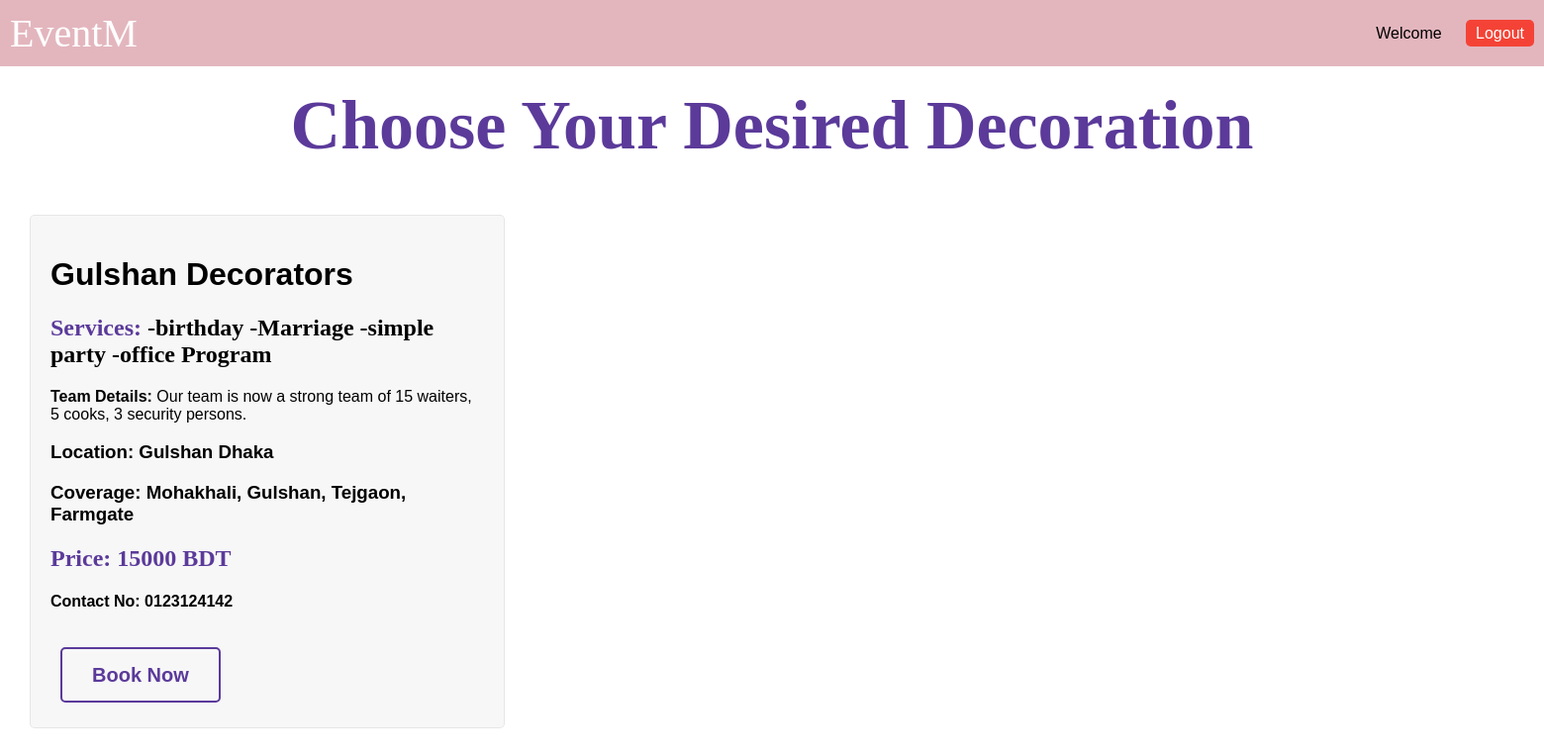
/decorationBook.php, run on the app's committed database.
### tables this page shows
CREATE TABLE `decorator` (
  `id` int(9) NOT NULL,
  `owner` varchar(200) NOT NULL,
  `name` varchar(200) NOT NULL,
  `services` text NOT NULL,
  `team_details` text NOT NULL,
  `location` text NOT NULL,
  `coverage` text NOT NULL,
  `contact` varchar(12) NOT NULL,
  `price` varchar(12) NOT NULL
);

### decorationBook.php (the view, shortened to what this page needs)
<?php
include("load_data.php"); ?>
<!DOCTYPE html>
<html lang="en">
<head>
</head>
<body>
<?php include("topbar.php");
    ?>
    </div>
    <h2 align = center> <div class ="motto" > Choose Your Desired Decoration </div> </h2>
    <div class="dashboard">
        <div class="info-container">
            <?php
            $query = "SELECT * FROM `decorator`";
            $result = mysqli_query($connect, $query);
            if ($result) {
                while ($row = mysqli_fetch_assoc($result)) {
                    echo '<div class="info-panel">';
                    echo '<h1>' . $row['name'] . '</h1>';
                    echo '<h2>Services: <font color = "black"> ' . $row['services'] . '</font></h2>';
                    echo '<b>Team Details:</b> ' . $row['team_details'] . '<br>';
                    echo '<h3>Location: ' . $row['location'] . '</h3>';
                    echo '<h3>Coverage: ' . $row['coverage'] . '</h3>';
                    echo '<h2>Price: ' . $row['price'] . ' BDT </h2>';
                    echo '<h4>Contact No: ' . $row['contact'] . '<br>';
                    echo '<br><br><br><a href="decorationBook.php" class="btn btn-login button2">Book Now</a>';
                    echo '</div>';
                }
            } else {
                echo "Error executing query: " . mysqli_error($connect);
            }
            ?>
        </div>
    </div>
</body>
</html>

### decorationBook.php (style rules this page uses)
body { font-family: Arial, sans-serif; margin: 0; padding: 0; }
.dashboard { display: flex; justify-content: space-between; padding: 20px; }
.info-container { display: grid; grid-template-columns: repeat(auto-fill, minmax(500px, 1fr)); gap: 20px; max-width: 1800px; margin: 0 auto; }
.info-panel { background-color: #f2f2f29b; border: 1px solid #dddddd9b; border-radius: 5px; padding: 20px; margin: 10px; flex: 1; text-align: left; }
h2 { color: #000000; }
.btn { padding: 15px 30px; font-size: 20px; border: 2px solid transparent; border-radius: 5px; cursor: pointer; transition: background-color 0.3s, color 0.3s, border-color 0.3s; margin: 10px; background-color: transparent; color: #000; }
.btn-login { border-color: #5b3a9a; color: #5b3a9a; }
a { text-decoration: none; }
.motto { font-size: 70px; color: #5b3a9a; font-family: Brush Script MT; }
h2 { font-family: 'Times New Roman'; color :#5b3a9a; }

### data on the page
decorator: name "Gulshan Decorators", services "-birthday -Marriage -simple party -office Program", team_details "Our team is now a strong team of 15 waiters, 5 cooks, 3 security persons.", location "Gulshan Dhaka", coverage "Mohakhali, Gulshan, Tejgaon, Farmgate", price "15000", contact "0123124142"
